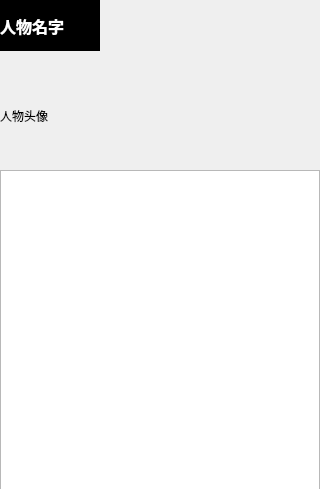
<?xml version="1.0" encoding="UTF-8"?>
<ui version="4.0">
 <class>EchangeArmList</class>
 <widget class="QWidget" name="EchangeArmList">
  <property name="geometry">
   <rect>
    <x>0</x>
    <y>0</y>
    <width>320</width>
    <height>489</height>
   </rect>
  </property>
  <property name="windowTitle">
   <string>Form</string>
  </property>
  <widget class="QListWidget" name="lw_blueArmList">
   <property name="geometry">
    <rect>
     <x>0</x>
     <y>170</y>
     <width>320</width>
     <height>320</height>
    </rect>
   </property>
   <property name="styleSheet">
    <string notr="true"/>
   </property>
  </widget>
  <widget class="QLabel" name="lb_blueName">
   <property name="geometry">
    <rect>
     <x>0</x>
     <y>0</y>
     <width>100</width>
     <height>51</height>
    </rect>
   </property>
   <property name="font">
    <font>
     <pointsize>12</pointsize>
     <weight>75</weight>
     <bold>true</bold>
    </font>
   </property>
   <property name="styleSheet">
    <string notr="true">color: rgb(255, 255, 255);
background-color: rgb(0, 0, 0);</string>
   </property>
   <property name="text">
    <string>人物名字</string>
   </property>
   <property name="scaledContents">
    <bool>false</bool>
   </property>
  </widget>
  <widget class="QLabel" name="lb_blueIcon">
   <property name="geometry">
    <rect>
     <x>0</x>
     <y>50</y>
     <width>321</width>
     <height>131</height>
    </rect>
   </property>
   <property name="text">
    <string>人物头像</string>
   </property>
  </widget>
  <widget class="QLabel" name="lb_blueListBackground">
   <property name="geometry">
    <rect>
     <x>0</x>
     <y>170</y>
     <width>320</width>
     <height>320</height>
    </rect>
   </property>
   <property name="text">
    <string/>
   </property>
   <property name="pixmap">
    <pixmap>../../Resource/Photo/actionlist.jpg</pixmap>
   </property>
   <property name="scaledContents">
    <bool>true</bool>
   </property>
  </widget>
  <zorder>lb_blueListBackground</zorder>
  <zorder>lw_blueArmList</zorder>
  <zorder>lb_blueIcon</zorder>
  <zorder>lb_blueName</zorder>
 </widget>
 <resources/>
 <connections/>
</ui>
